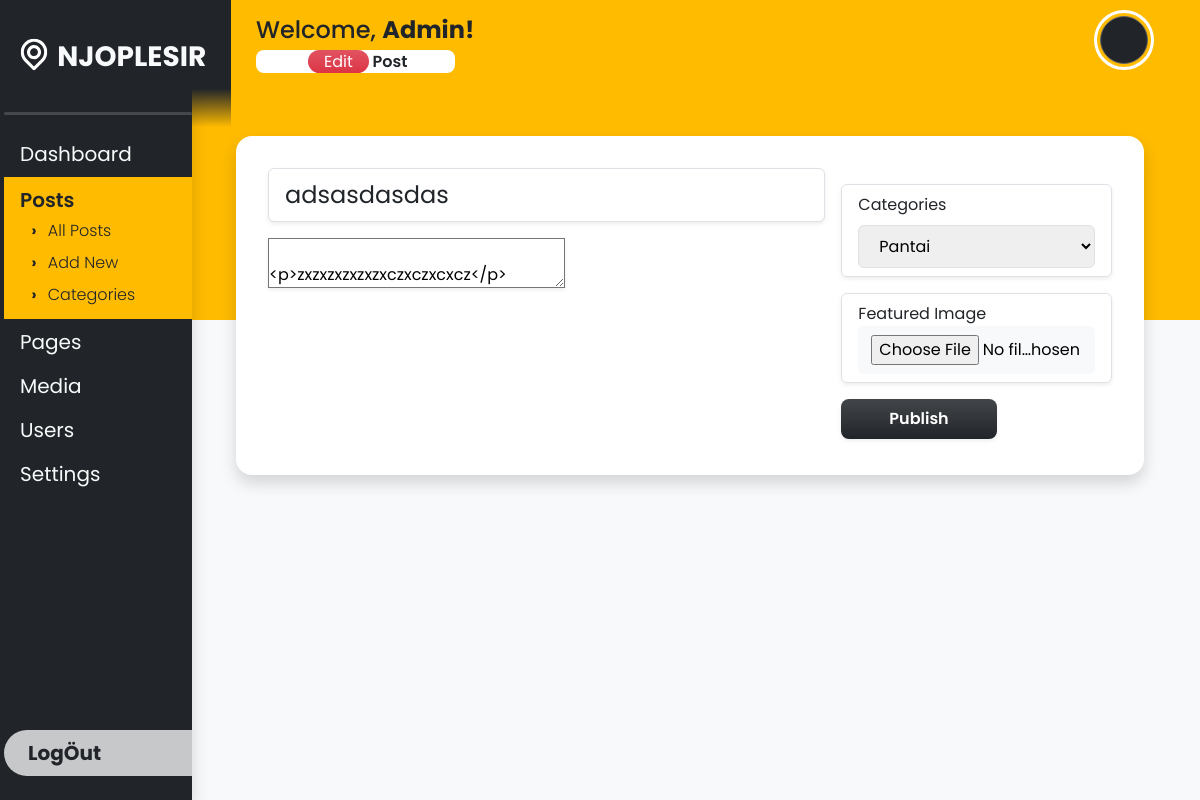
The page /edit_post.php?id=18 (signed in) on the database its author committed.
### tables this page shows
CREATE TABLE `daftar_user` (
  `id` int NOT NULL AUTO_INCREMENT,
  `firstName` varchar(100) DEFAULT NULL,
  `lastName` varchar(100) DEFAULT NULL,
  `username` varchar(255) DEFAULT NULL,
  `email` varchar(255) DEFAULT NULL,
  `password` varchar(255) DEFAULT NULL,
  `photoProfileName` varchar(255) DEFAULT NULL,
  `role` varchar(255) DEFAULT NULL,
  `passwordRaw` varchar(255) DEFAULT NULL,
  PRIMARY KEY (`id`)
);

CREATE TABLE `daftar_artikel` (
  `id` int NOT NULL AUTO_INCREMENT,
  `titlePost` varchar(255) DEFAULT NULL,
  `authorPost` varchar(255) DEFAULT NULL,
  `editorPost` text,
  `categoryPost` varchar(255) DEFAULT NULL,
  `featureImage` varchar(255) DEFAULT NULL,
  `datePost` date DEFAULT NULL,
  PRIMARY KEY (`id`)
);

CREATE TABLE `daftar_kategori` (
  `id` int NOT NULL AUTO_INCREMENT,
  `name` varchar(255) DEFAULT NULL,
  `description` text,
  `parent` varchar(255) DEFAULT NULL,
  PRIMARY KEY (`id`)
);

### edit_post.php (the view, shortened to what this page needs)
<?php
    include "koneksi.php"; global $conn;
    $id_author = $_SESSION['id'];
    $query_login = mysqli_query($conn, "SELECT * FROM daftar_user where id = $id_author");
    $result_login = mysqli_fetch_assoc($query_login);
    $role_login = $result_login['role'];
    $id = $_GET['id'];
    $query = "select * from daftar_artikel where id = $id";
    $hasil = mysqli_query($conn, $query);
    $artikel = mysqli_fetch_assoc($hasil);
?>
<!DOCTYPE html>
<html lang="en">
<head>
    <link
        href="https://cdn.jsdelivr.net/npm/bootstrap@5.3.0-alpha1/dist/css/bootstrap.min.css"
        rel="stylesheet"
    />
</head>
<body class="bg-primary overflow-hidden bg-orange">
    <div class="row vh-100 bg-light">
        <div class="col-2 vh-100 bg-dark overflow-hidden shadow z-3 d-flex flex-column justify-content-between align-items-start p-0 ps-3">
            <div class="d-flex flex-column justify-content-start align-items-start w-100 position-relative overflow-y-auto sidebar">
                <div id="logoCompany" class="d-flex justify-content-center align-items-center">
                    <a href="dashboard.php" class="nav-link" style="transform:translateX(-7px) translateY(7px)">
                        <span class="fs-3 fw-bold text-light">NJOPLESIR</span>
                    </a>
                </div>
                <hr class="lineGray text-center w-100 bg-white border-0 rounded-3">
                <div class="nav-side text-white w-100 pb-2">
                    <a href="dashboard.php" class="nav-link w-100 fs-5 py-2 ps-3 fw-normal text-light">
                        Dashboard
                    </a>
                    <div onclick="dropdownActive(this)" class="nav-link position-relative fs-5 py-2 bg-orange ps-3 fw-bold text-dark dropdown dropdown-active">
                        <span class="lh-1 py-2">Posts</span>
                        <a href="post_all.php" class="nav-link fw-light"><li class="lh-1 py-2 fs-6">All Posts</li></a>
                        <a href="post_new.php" class="nav-link fw-light"><li class="lh-1 py-2 fs-6">Add New</li></a>
                        <a href="post_categories.php" class="nav-link fw-light"><li class="lh-1 py-2 fs-6">Categories</li></a>
                    </div>
                    <?php if($role_login == "Admin") : ?>
                    <div onclick="dropdownActive(this)" class="nav-link position-relative fs-5 py-2 ps-3 fw-normal text-light dropdown">
                        <span class="lh-1 py-2">Pages</span>
                        <a href="page_all.php" class="nav-link fw-light"><li class="lh-1 py-2 fs-6">All Pages</li></a>
                    </div>
                    <?php else : ?>
                    <?php endif; ?>
                    <?php if($role_login == "Admin") : ?>
                    <div onclick="dropdownActive(this)" class="nav-link position-relative fs-5 py-2 ps-3 fw-normal text-light dropdown">
                        <span class="lh-1 py-2">Media</span>
                        <a href="media_library.php" class="nav-link fw-light"><li class="lh-1 py-2 fs-6">Library</li></a>
                    </div>
                    <?php else : ?>
                    <?php endif; ?>
                    <div onclick="dropdownActive(this)" class="nav-link position-relative fs-5 py-2 ps-3 fw-normal text-light dropdown">
                        <span class="lh-1 py-2">Users</span>
                        <a href="user_all.php" class="nav-link fw-light"><li class="lh-1 py-2 fs-6">All Users</li></a>
                    </div>
                    <?php if($role_login == "Admin") : ?>
                    <a href="settings.php" class="nav-link position-relative fs-5 py-2 ps-3 fw-normal text-light dropdown">
                        <span class="lh-1 py-2">Settings</span>
                    </a>
                    <?php else : ?>
                    <?php endif; ?>
                </div>
            </div>
            <a href="logout_process.php" class="nav-link bg-white bg-opacity-75 text-dark w-100 py-2 ps-4 fs-5 mb-4 rounded-5 rounded-end-0 fw-bold">
                Log&Ouml;ut
            </a>
        </div>
        <div class="col-10 vh-100 position-relative bg-light overflow-y-auto z-1 d-flex flex-column justify-content-start align-items-start p-0">
            <div class="weltext position-absolute top-0 d-flex justify-content-between align-items-start px-5 py-3 pb-5 w-100 bg-orange">
                <h4 class="text-dark ms-3">
                    Welcome,
                    <span class="fw-bold"><?= ucwords($result_login['username']) ?>!</span>
                    <br>
                    <span class="fs-6 fw-semibold bg-white rounded-3 px-5">
                        <span class="ms-1 bg-danger bg-gradient py-0 px-3 rounded-5 fs-6 text-center fw-normal text-white">Edit</span>
                        Post
                    </span>
                </h4>
                <div class="d-flex justify-content-end align-items-center">
                    <div onclick="dropdownProfile(this)" class="profile me-3 rounded-circle bg-dark position-relative" style="background-image:url('./assets/library_image/<?= $result_login['photoProfileName'] ?>')">
                    </div>
                </div>
            </div>
            <div class="position-absolute z-2 w-100 main">
                <div class="w-100 vh-auto row px-5 py-2 my-2">
                    <?php $titlePost = str_replace("-", " ", $artikel['titlePost']); ?>
                    <form method="POST" action="edit_post_process.php" enctype="multipart/form-data" class="bg-white col p-4 mx-2 rounded-4 row shadow w-100">
                        <div class="col-8 p-2">
                            <input value="<?= $titlePost; ?>" type="text" name="titlePost" id="titlePost" placeholder="Add Title" class="form-control shadow-sm fs-4 fw-normal p-2 px-3 mb-3">
                            <textarea name="editorPost" id="editorPost" class="shadow-sm">
                                <?= $artikel['editorPost']; ?>
                            </textarea>
                        </div>
                        <div class="col-4 p-2">
                            <div class="w-100 py-2 px-3 my-3 shadow-sm rounded-2 border">
                                Categories
                                <select name="selectCatePost" id="selectCatePost" class="w-100 py-2 px-3 mt-2 rounded-2 border" required>
                                    <?php
                                        include "koneksi.php"; global $conn;
                                        $query_kat = "select * from daftar_kategori";
                                        $hasil_kat = mysqli_query($conn, $query_kat);
                                        while($row_kat = mysqli_fetch_assoc($hasil_kat)) {
                                            if($row_kat['parent'] == NULL) {
                                                $html = "<option value='" . $row_kat['name'] . "' " . (($artikel['categoryPost']) == $row_kat['name'] ? "selected" : "") . ">" . ucwords($row_kat['name']) . "</option>";
                                            } else {
                                                $html = "<option value='" . $row_kat['name'] . "' " . (($artikel['categoryPost']) == $row_kat['name'] ? "selected" : "") . ">&mdash; " . ucwords($row_kat['name']) . "</option>";
                                            }
                                            echo $html;
                                        }
                                    ?>
                                    </select>
                                </div>
                                <div class="w-100 py-2 px-3 my-3 shadow-sm rounded-2 border">
                                    Featured Image
                                    <input type="file" name="featureImage" id="featureImage" class="btn btn-light w-100 py-2">
                                </div>
                                <div class="w-100 my-1 rounded-2">
                                    <input type="submit" name="publishPost" value="Publish" class="btn btn-dark bg-gradient border-0 p-2 fw-semibold px-5 rounded-3 shadow-sm">
                                </div>
                            </div>
                    </form>
                </div>
            </div>
        </div>
    </div>
</body>
</html>

### rows shown on the page
daftar_user: username "Admin"
daftar_artikel: titlePost "adsasdasdas", editorPost "<p>zxzxzxzxzxzxczxczxcxcz</p>", selectCatePost "Pantai"
